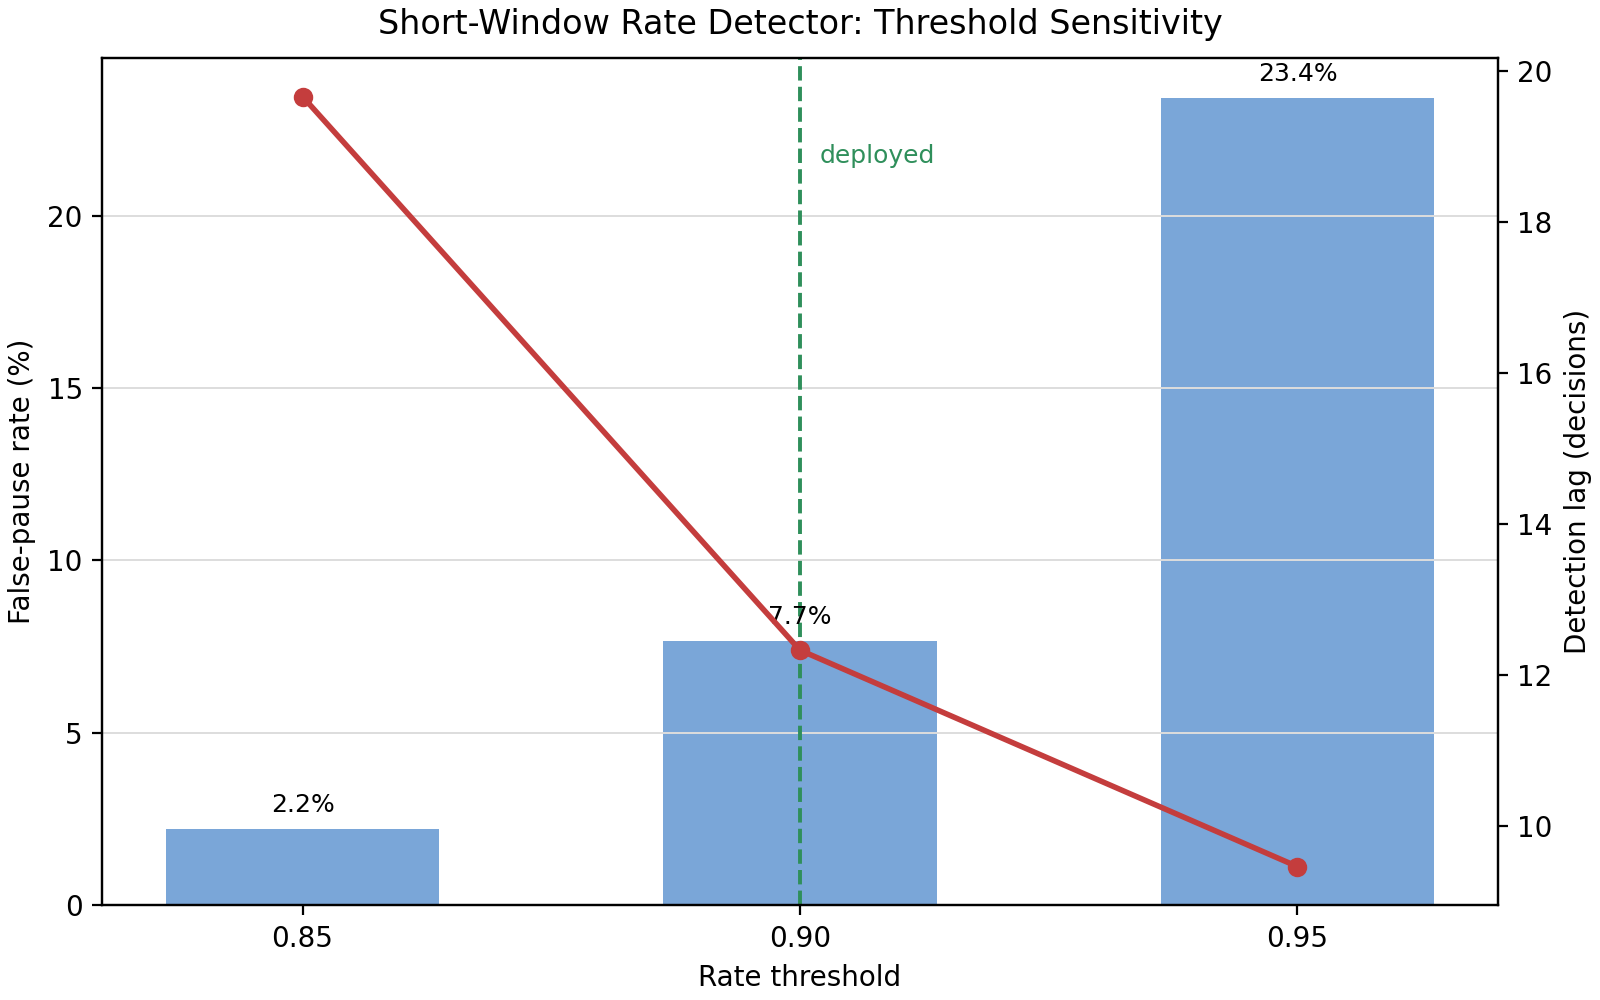

This figure's Python source:
from __future__ import annotations

"""Render rate-detector threshold sensitivity."""

import json
from pathlib import Path

import matplotlib.pyplot as plt


ROOT = Path(__file__).resolve().parents[3]
VLD = ROOT / "experiments" / "vld"
RESULT = VLD / "results" / "safety_layer_characterization_r2.json"
OUT = VLD / "charts" / "pub_safety_rate_threshold.png"


def main() -> None:
    data = json.loads(RESULT.read_text(encoding="utf-8"))
    thresholds = [float(value) for value in data["metadata"]["rate_thresholds"]]
    copilots = data["metadata"]["copilots"]
    pauses: list[float] = []
    lags: list[float] = []
    for threshold in thresholds:
        clean = [data["rate_threshold_sensitivity"][copilot][str(threshold)]["CLEAN"]["aggregate"]["false_pause_rate_mean"] for copilot in copilots]
        drop = [data["rate_threshold_sensitivity"][copilot][str(threshold)]["SUDDEN-DROP"]["aggregate"]["detection_lag_mean"] for copilot in copilots]
        pauses.append(sum(float(value) for value in clean) / len(clean))
        lags.append(sum(float(value) for value in drop) / len(drop))
    figure, left = plt.subplots(figsize=(8, 5), constrained_layout=True, facecolor="white")
    x = list(range(len(thresholds)))
    bars = left.bar(x, [value * 100 for value in pauses], color="#7aa6d8", width=0.55, label="Clean false-pause rate")
    left.set_xlabel("Rate threshold")
    left.set_ylabel("False-pause rate (%)")
    left.set_xticks(x, [f"{value:.2f}" for value in thresholds])
    left.grid(True, axis="y", color="#dddddd", linewidth=0.7)
    right = left.twinx()
    right.plot(x, lags, color="#c43d3d", marker="o", linewidth=2, label="Sudden-drop detection lag")
    right.set_ylabel("Detection lag (decisions)")
    left.axvline(1, color="#2f8f5b", linestyle="--", linewidth=1.4)
    left.text(1.04, max(value * 100 for value in pauses) * 0.92, "deployed", color="#2f8f5b", fontsize=9)
    for bar, value in zip(bars, pauses):
        left.text(bar.get_x() + bar.get_width() / 2, bar.get_height() + 0.5, f"{value:.1%}", ha="center", fontsize=9)
    figure.suptitle("Short-Window Rate Detector: Threshold Sensitivity", fontsize=12)
    figure.savefig(OUT, dpi=200, facecolor="white")
    plt.close(figure)
    print(f"wrote {OUT}")


if __name__ == "__main__":
    main()
